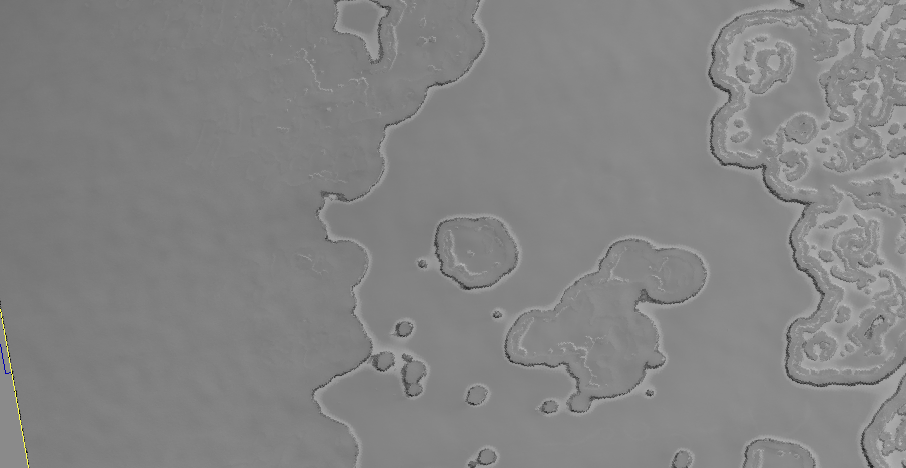
#> input picture PT1/primerhalo.png, 906 x 468 px
$ jupyter execute --allow-errors 3-4.ipynb   (older library calls are emulated)
#> lines starting #> are read from the running program, lines starting #| are printed output that depends on the picture; after the words box and inside, x2 and y2 are one past the last pixel; in counts of white or black regions, pixels touching at a corner belong together
# Ruido

[cell 1]
from skimage import data
from skimage import io
from matplotlib import pyplot as plt
from skimage import color

[cell 2]
halo_image = plt.imread('primerhalo.png')
#> halo_image is the input picture: shape (468, 906, 4) float32; mean R, G, B, A 0.517, 0.517, 0.517, 1
type(halo_image)

[cell 3]
def show_image(image, title='Image', cmap_type='gray'):
    plt.imshow(image, cmap=cmap_type)
    plt.title(title)
    plt.axis('off')
    plt.show()

[cell 4]
def plot_comparison(original, filtered, title_filtered):
    fig, (ax1, ax2) = plt.subplots(ncols=2,
                                   figsize=(20, 18),
                                   sharex=True,
                                   sharey=True)
    ax1.imshow(original, cmap=plt.cm.gray)
    ax1.set_title('original')
    ax1.axis('off')
    ax2.imshow(filtered, cmap=plt.cm.gray)
    ax2.set_title(title_filtered)
    ax2.axis('off')

## Aplicando ruido

[cell 5]
from skimage.util import random_noise
# Añadir el ruido a la imagen
noisy_image = random_noise(halo_image)
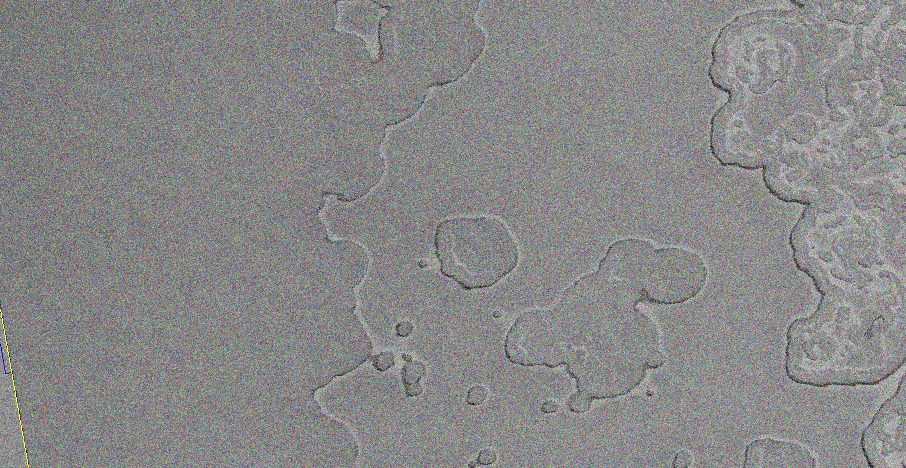
#> noisy_image: shape (468, 906, 4) float64; mean R, G, B, A 0.517, 0.517, 0.517, 0.96; transparent parts drawn white
# MOSTRAR
plot_comparison(halo_image, noisy_image, "ruido")

## Quitando ruido

### método variación total (tv)

[cell 6]
from skimage.restoration import denoise_tv_chambolle
# Aplicar la eliminación total del filtro de variación
denoised_image = denoise_tv_chambolle(noisy_image, weight=0.1,
multichannel=True)
# Mostrar
show_image(noisy_image, 'Noisy image')
show_image(denoised_image, 'Denoised image')

### método bilateral

[cell 7]
from skimage.restoration import denoise_bilateral
# Aplicar filtro de eliminación de ruido bilateral
denoised_image = denoise_bilateral(noisy_image, multichannel=True)
# Mostrar
show_image(noisy_image, 'Ruido en imagen')
show_image(denoised_image, 'Sin ruido imagen')

# Segmentación

## Segmentación no supervisasa SLIC
Técnica de segmentación basada en superpíxeles, denominada agrupación iterativa lineal simple SLIC
- Segmenta la imagen usando un algoritmo de aprendizaje automático llamado agrupación K-means.
- Toma todos los valores de píxeles de la imagen e intenta separarlos en un número predefinido de subregiones

[cell 8]
from skimage.segmentation import slic
from skimage import segmentation
from skimage.color import label2rgb

[cell 9]
from skimage import exposure
# Obtener la imagen ecualizada
image_eq = exposure.equalize_hist(halo_image)
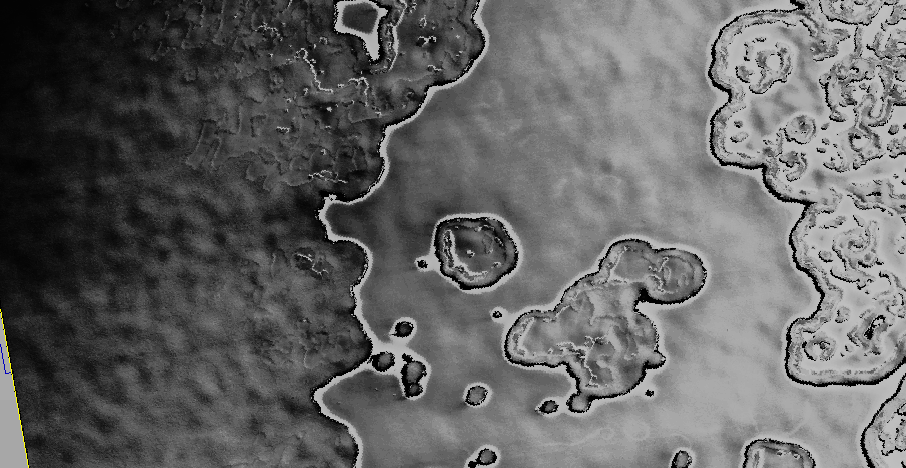
#> image_eq: shape (468, 906, 4) float32; mean R, G, B, A 0.391, 0.391, 0.391, 1
# Mostrar
show_image(halo_image, 'Original')
show_image(image_eq, 'Histogram equalized')

[cell 10]
# Obtengo los segmentos
segments = segmentation.slic(image_eq)
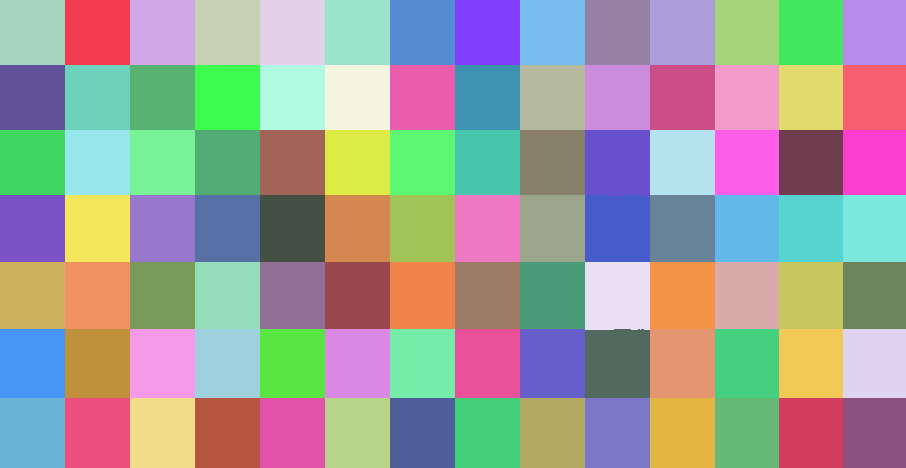
#> segments: shape (468, 906) int64; 98 distinct labels, from 1 to 98; one colour per label, 0 black
# Coloque segmentos encima de la imagen original para comparar
#> (the rest of this cell did not finish here and is left out)

**especificando los segmentos**

[cell 11]
from skimage.segmentation import slic
from skimage.color import label2rgb
# Obtengo los segmentos con 500 regiones
segments = slic(image_eq, n_segments= 500)
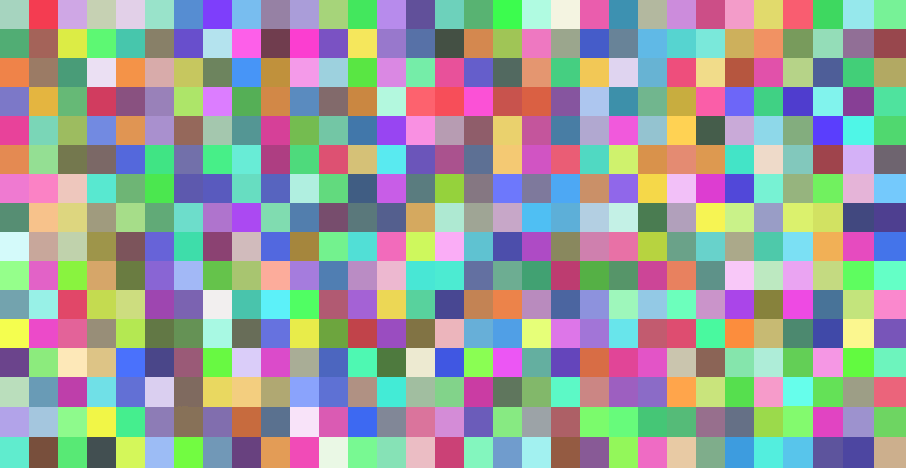
#> segments: shape (468, 906) int64; 496 distinct labels, from 1 to 496; one colour per label, 0 black
# Coloque segmentos encima de la imagen original para comparar
#> (the rest of this cell did not finish here and is left out)

## Encontrando contornos

[cell 12]
from PIL import Image
img = Image.open('primerhalo.png').convert('L')
img.save('halosgris.png','png')
print(img)
#| <PIL.Image.Image image mode=L size=906x468 at 0x7FC17ECDEA10>

[cell 13]
halo_gris = io.imread('halosgris.png')
show_image(halo_gris, "Original en gris")

[cell 14]
from skimage.filters import threshold_otsu
# Obtengo el valor de umbral óptimo
thresh = threshold_otsu(halo_gris)
#> thresh = 141
# Aplico thresholding a la imagen
thresholded_image = halo_gris > thresh
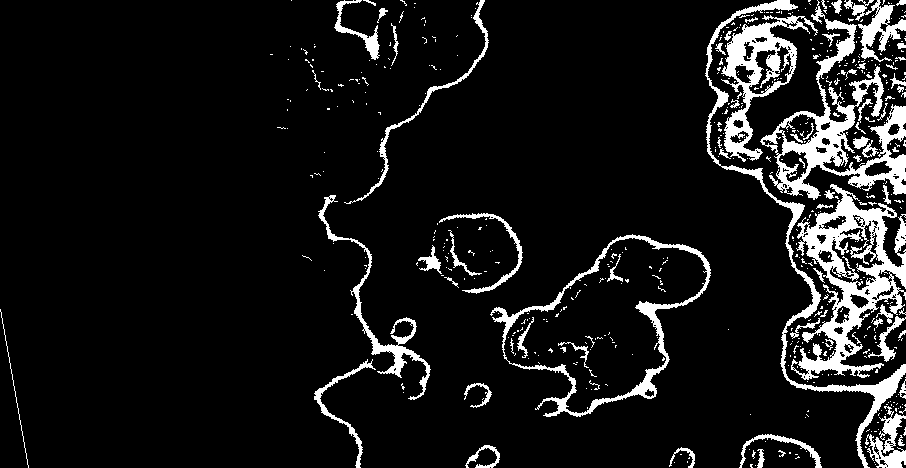
#> thresholded_image: shape (468, 906) bool; 9.3% white; 536 white regions (462 under 20 px), largest, box (x1, y1, x2, y2) and area: (791, 184, 906, 380) 7894, (760, 0, 906, 200) 6798, (721, 15, 818, 162) 3995
#Mostrar imagen original y binarizada
show_image(thresholded_image, 'Global thresholding')

# find_contours()

Pasos:
  - Hacer la imagen en escala de grises
  - Obtener el umbral
  - Aplicar el umbral y obtener la imagen binaria
  - Encontrar los contornos con una constante de valor (0.8 o 0.5)

[cell 15]
import numpy as np
import matplotlib.pyplot as plt
from skimage import measure
# Construct some test data
x, y = np.ogrid[-np.pi:np.pi:100j, -np.pi:np.pi:100j]
r = np.sin(np.exp((np.sin(x)**3 + np.cos(y)**2)))
# Encuentra contornos a un valor constante de 0.8
contours = measure.find_contours(thresholded_image, 0.8)
#> contours = 1137 items

[cell 16]
# Mostrar la imagen y trazar todos los contornos encontrados
fig, ax = plt.subplots()
ax.imshow(r, cmap=plt.cm.gray)

for n, contour in enumerate(contours):
    ax.plot(contour[:, 1], contour[:, 0], linewidth=2)
#> this loop made 1137 passes
#> contour on passes 1, 4, 10: [[0, 291.2], [0.2, 291], [0, 290.8]], [[0, 353.2], [0.8, 354], [0.8, 355], [0, 355.8]], [[0, 817.2], [0.2, 817], [0, 816.8]]

ax.axis('image')
ax.set_xticks([])
ax.set_yticks([])
plt.show()
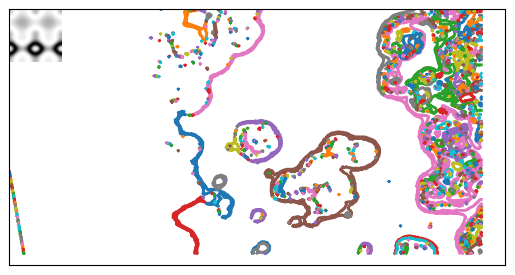
#> figure drawn by matplotlib, 1 panel

[cell 17]
show_image(halo_gris, "Original en gris")
show_image(thresholded_image, "Thresholded")
fig, ax = plt.subplots()
ax.imshow(r, cmap=plt.cm.gray)

for n, contour in enumerate(contours):
    ax.plot(contour[:, 1], contour[:, 0], linewidth=2)

ax.axis('image')
ax.set_title('Contours')
ax.set_xticks([])
ax.set_yticks([])
plt.show()
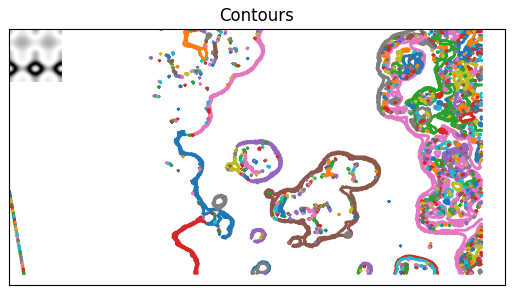
#> figure drawn by matplotlib, 1 panel

[cell 18]
for contour in contours:
    print(contour.shape)

# Encontrar los bordes con Canny

[cell 19]
# Imagen en escala de grises
show_image(halo_gris, "Original en gris")

[cell 20]
# Aplicar filtro de eliminación de ruido bilateral
halosinruido = denoise_bilateral(halo_gris, multichannel=False)
show_image(halosinruido)

### CANNY SIGMA DE 1

[cell 21]
from skimage.feature import canny
# Aplicar detector canny
canny_edges = canny(halosinruido)
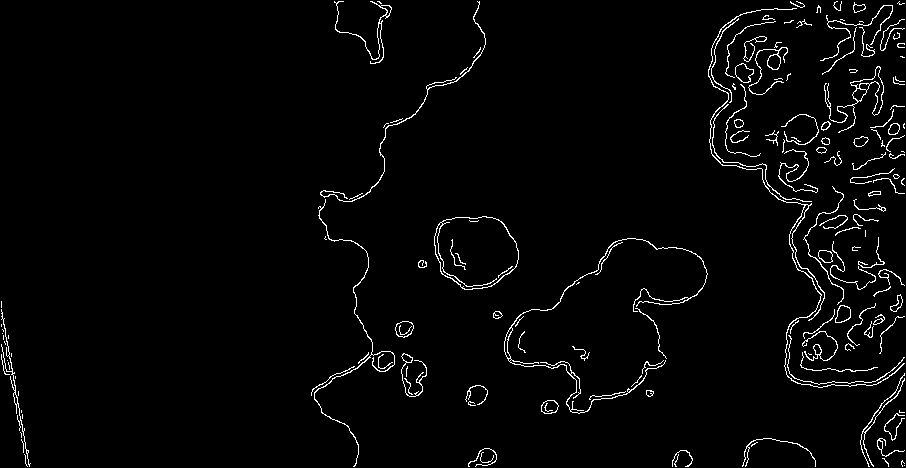
#> canny_edges: shape (468, 906) bool; 2.5% white in thin lines or dots
# Mostrar
show_image(canny_edges, "Bordes con Canny sigma de 1")

### CANNY CON SIGMA DE 0.5

[cell 22]
# Aplicar detector Canny con un sigma de 0.5
canny_edges_0_5 = canny(halosinruido, sigma=0.5)
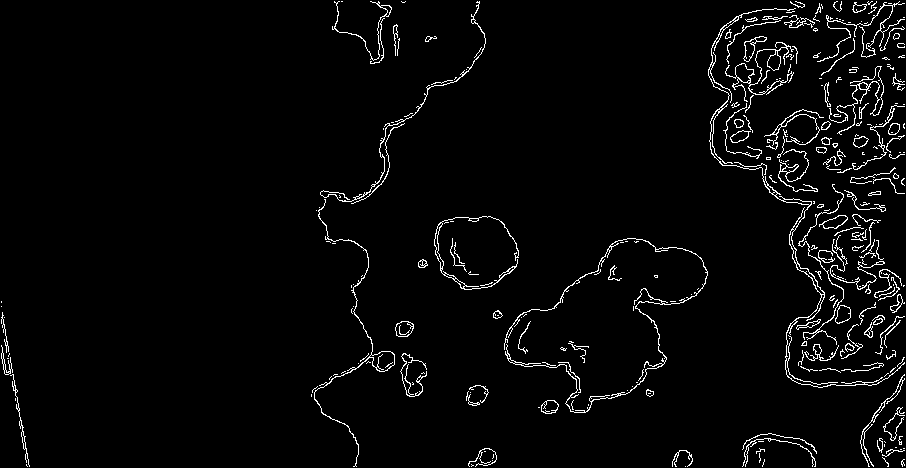
#> canny_edges_0_5: shape (468, 906) bool; 3.1% white in thin lines or dots
# Mostrar
show_image(canny_edges_0_5, "Sigma de 0.5")

# A la vuelta de la esquina
## Harris corner detector

[cell 23]
from skimage.feature import corner_harris
from skimage.color import rgb2gray
# Convert image to grayscale
image = rgb2gray(halo_gris)
# Apply the Harris corner detector on the image
measure_image = corner_harris(halo_gris)
# Show the Harris response image
show_image(measure_image)

[cell 24]
from skimage.feature import corner_peaks
# Finds the coordinates of the corners
coords = corner_peaks(corner_harris(canny_edges), min_distance=5)
#> coords = 3645 pairs, first value 5 to 462, second value 5 to 900
print("Un total de", len(coords), "esquinas fueron detectadas.")

[cell 25]
# Funcion para mostrar imagen con esquinas
def show_image_with_corners(image, coords, title="Corners detected"):
#> called with coords = array of shape (3645, 2), title = 'Corners detected'
    plt.imshow(image, interpolation='nearest', cmap='gray')
    plt.title(title)
    plt.plot(coords[:, 1], coords[:, 0], '+r', markersize=15)
    plt.axis('off')
    plt.show()
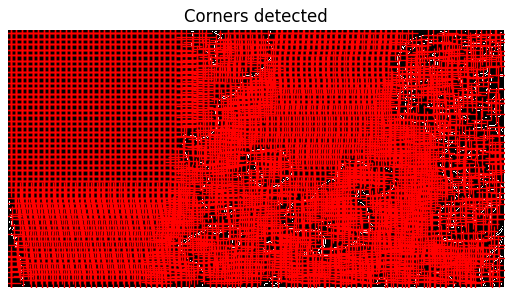
#> figure drawn by matplotlib, 1 panel
